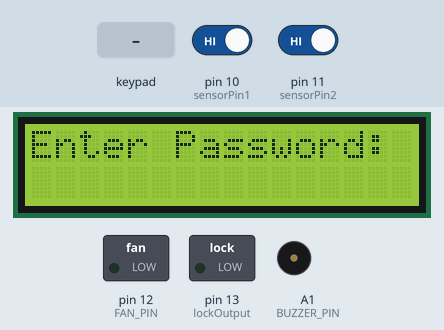
Simulated run of this sketch. Board: Arduino Uno, built with avr-gcc and run on an emulated ATmega328P. Shown: 16×2 character LCD, switched loads named in the sketch (green lamp = pin HIGH), buzzer (waves = sounding, pin HIGH). The test bench sets the inputs (shaded band); at power-on: pin 11 (sensorPin2) HIGH, pin 10 (sensorPin1) HIGH.

Above: at 1.2 s.
1.3 s: keypad keys 1 A 1 A 1 A 1 pressed 0.4 s apart
At 4.5 s:
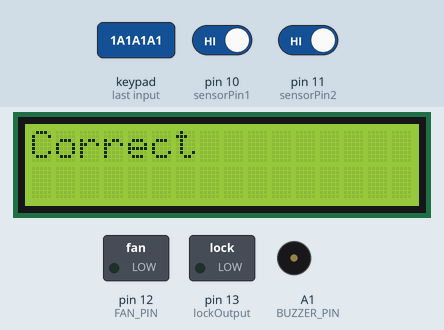
At 5.5 s:
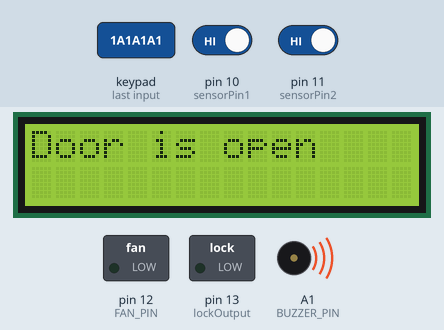
5.6 s: pin 11 (sensorPin2) driven LOW
8.6 s: pin 10 (sensorPin1) driven LOW
10.4 s: pin 11 (sensorPin2) driven HIGH
At 12.1 s:
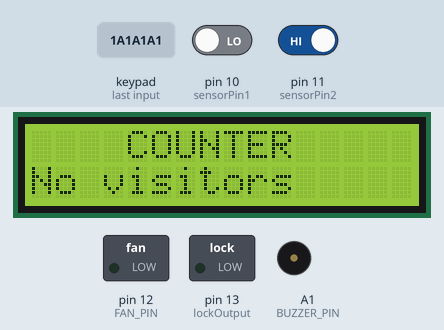
Timing chart, 0 to 13.4 s (numbered marks = the images above; inputs shaded):
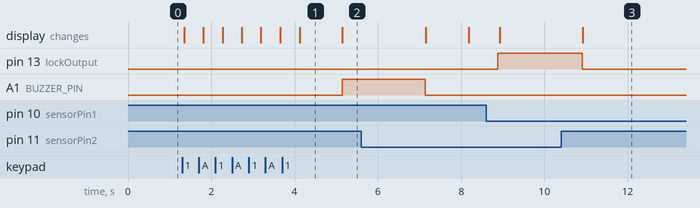

The sketch:

homeautomation.ino
```cpp
#include <Wire.h>
#include <LiquidCrystal_I2C.h>
#include <Keypad.h>

#define Password_Length 8
char Data[Password_Length];
char Master[Password_Length] = "1A1A1A1";

int lockOutput = 13;
byte data_count = 0;
char customKey;

const byte ROWS = 4;
const byte COLS = 4;

char hexaKeys[ROWS][COLS] = {
  {'1', '2', '3', 'A'},
  {'4', '5', '6', 'B'},
  {'7', '8', '9', 'C'},
  {'*', '0', '#', 'D'}
};

byte rowPins[ROWS] = {9, 8, 7, 6};
byte colPins[COLS] = {5, 4, 3, 2};

Keypad customKeypad = Keypad(makeKeymap(hexaKeys), rowPins, colPins, ROWS, COLS);
LiquidCrystal_I2C lcd(0x27, 16, 2);

#define FAN_PIN 12
#define BUZZER_PIN A1

void setup() {
  lcd.backlight();
  lcd.init();
  pinMode(lockOutput, OUTPUT);
  pinMode(FAN_PIN, OUTPUT);
  pinMode(BUZZER_PIN, OUTPUT);
  Serial.begin(9600); // Set the baud rate to your Bluetooth module
}

void loop() {
  lcd.setCursor(0, 0);
  lcd.print("Enter Password:");

  customKey = customKeypad.getKey();
  if (customKey) {
    Data[data_count] = customKey;
    lcd.setCursor(data_count, 1);
    lcd.print(Data[data_count]);
    data_count++;
  }

  fan(); // Control fan based on serial input

  if (data_count == Password_Length - 1) {
    lcd.clear();

    if (!strcmp(Data, Master)) {
      lcd.print("Correct");
      delay(1000);
      lcd.clear();
      lcd.print("Door is open");
      digitalWrite(BUZZER_PIN, HIGH); // Turn on buzzer
      delay(2000); // Sound buzzer for 2 seconds
      digitalWrite(BUZZER_PIN, LOW); // Turn off buzzer
      lcd.clear();
      lcd.print("Welcome back");
      delay(1000);

      // Counter program starts here
      counterProgram();
      return; // Exit loop after counter program ends
    }
    else {
      lcd.print("Incorrect");
      delay(1000);
      lcd.clear();
      lcd.print("Invader ?");
      delay(1000);
    }

    lcd.clear();
    clearData();
  }

  delay(100);
}

void clearData() {
  while (data_count != 0) {
    Data[data_count--] = 0;
  }
}

void counterProgram() {
  int sensorPin1 = 10;
  int sensorPin2 = 11;
  int relay = 13;

  int sensorState1 = 0;
  int sensorState2 = 0;
  int count = 0;

  pinMode(sensorPin1, INPUT_PULLUP);
  pinMode(sensorPin2, INPUT_PULLUP);
  pinMode(relay, OUTPUT);

  lcd.clear();
  lcd.setCursor(4, 0);
  lcd.print("COUNTER");
  lcd.setCursor(0, 1);
  lcd.print("No Visitors     ");
  delay(200);

  while (true) {
    sensorState1 = digitalRead(sensorPin1);
    sensorState2 = digitalRead(sensorPin2);

    // Check if sensor 1 becomes HIGH before sensor 2
    if (sensorState1 == HIGH && sensorState2 == LOW ) {
      count++; // Increment count when someone enters
      delay(500);
    }

    // Check if sensor 2 becomes HIGH before sensor 1
    if (sensorState2 == HIGH && sensorState1 == LOW ) {
      count--; // Decrement count when someone exits
      delay(500);
    }

    // Update LCD display based on count value
    if (count <= 0) {
      digitalWrite(relay, LOW);
      lcd.setCursor(0, 1);
      lcd.print("No visitors    ");
      count=0;
    } else if (count > 0 ) {
      digitalWrite(relay, HIGH);
      lcd.setCursor(0, 1);
      lcd.print("Visitors:   ");
      lcd.setCursor(12, 1);
      lcd.print(count);
      lcd.setCursor(13, 1);
      lcd.print("  ");
    } else {
      digitalWrite(relay, HIGH);
      lcd.setCursor(0, 1);
      lcd.print("Visitors:   ");
      lcd.setCursor(12, 1);
      lcd.print(count);
      delay(5000);
      return;
    }
  }
}

void fan() {
  if (Serial.available() > 0) {
    char command = Serial.read();
    if (command == '1') {
      digitalWrite(FAN_PIN, HIGH); // Turn on fan
      Serial.println("FAN ON");
    } else if (command == '0') {
      digitalWrite(FAN_PIN, LOW); // Turn off fan
      Serial.println("FAN OFF");
    }
  }
}
```

Measured:
- after the input at 1.3 s, A1 (BUZZER_PIN): LOW → HIGH after 3.8 s; the display: first changes after 0.05 s (image 1 shows a later state)
- after the input at 10.4 s, pin 13 (lockOutput): HIGH → LOW after 0.51 s; the display: changes after 0.53 s (image 3)
- what the display in image 1 shows lasts 1.0 s, from 4.1 s to 5.1 s
